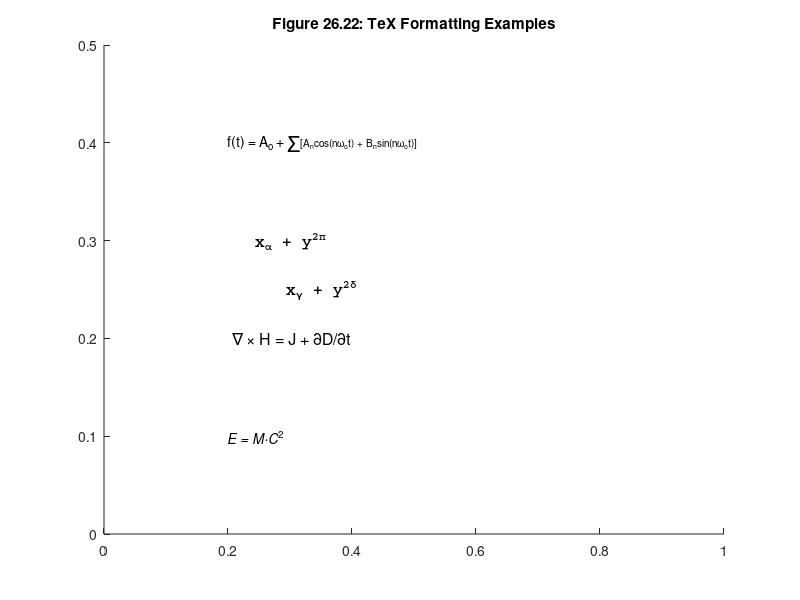

The MATLAB script that drew this image:
close
axis([0 1 0 0.5])
text(0.2,0.1,'\itE = M\cdotC^{\rm2}')
text(0.2,0.2,'\fontsize{16} \nabla \times H = J + \partialD/\partialt')
text(0.2,0.3,'\fontname{courier} \fontsize{16} \bf x_{\alpha} + y^{2\pi}')
fsstr='f(t) = A_o + \fontsize{30}_\Sigma\fontsize{10}';
text(0.2,0.4,[fsstr '[A_ncos(n\omega_ot) + B_nsin(n\omega_ot)]']);
text(0.25,0.25,'\fontname{courier} \fontsize{16} \bf x_{\gamma} + y^{2\delta}')
title('Figure 26.22: TeX Formatting Examples')
